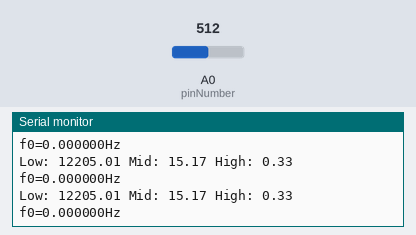
The sketch below on a simulated Arduino Uno, built with avr-gcc and run on an emulated ATmega328P. On the bench: the last lines printed to the serial monitor. Inputs (shaded band) come from the test bench; at power-on: A0 (pinNumber) = 512.

Above: at 1.2 s.
1.3 s: A0 (pinNumber) set to 716
At 2.0 s:
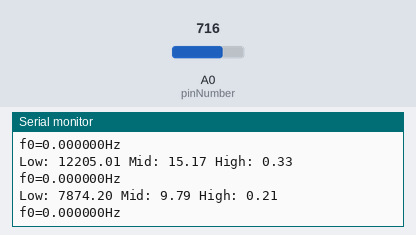
2.8 s: A0 (pinNumber) set to 900
At 3.5 s:
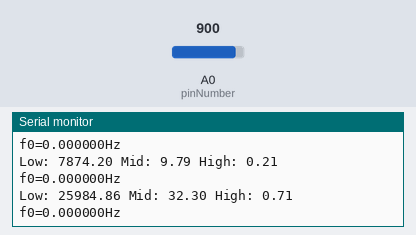
Timing chart, 0 to 5.8 s (numbered marks = the images above; inputs shaded):
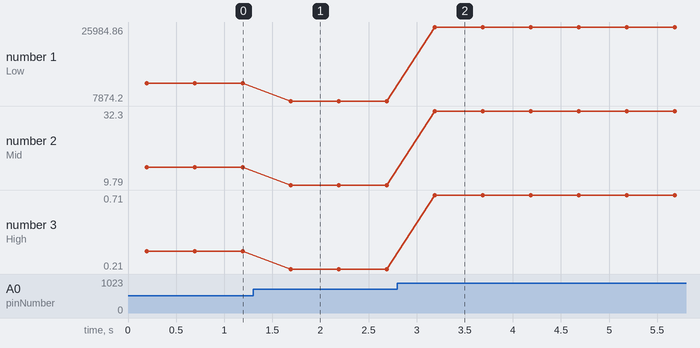

Measured:
- after the input at 1.3 s, the serial monitor: prints a new line after 0.39 s (image 1)
- after the input at 2.8 s, the serial monitor: prints a new line after 0.39 s (image 2)
- plotted number 1: 12205.01 → 7874.2 after the input at 1.3 s, 7874.2 → 25984.86 after the input at 2.8 s
- plotted number 2: 15.17 → 9.79 after the input at 1.3 s, 9.79 → 32.3 after the input at 2.8 s
- plotted number 3: 0.33 → 0.21 after the input at 1.3 s, 0.21 → 0.71 after the input at 2.8 s

The sketch:

spectrum_output.ino
```cpp
#include "arduinoFFT.h"

#define SCL_INDEX 0x00
#define SCL_TIME 0x01
#define SCL_FREQUENCY 0x02
#define SCL_PLOT 0x03
/*
These values can be changed in order to evaluate the functions
*/
const uint16_t samples = 128;
const uint16_t samplingFrequency = 10000;
const uint16_t amplitude = 1024;
const int pinNumber = A0;
const int mic_baseline = 636;

float vReal[samples];
float vImag[samples];

int low_thresh = 300;
int mid_thresh = 3000;
float low_amp;
float mid_amp;
float high_amp;

/* Create FFT object */
ArduinoFFT<float> FFT = ArduinoFFT<float>(vReal, vImag, samples, samplingFrequency);


void setup()
{
  Serial.begin(115200);
  while(!Serial);
  Serial.println("Ready");
}

void loop()
{
  /* Input raw data */
  for (uint16_t i = 0; i < samples; i++){
    int amp = analogRead(pinNumber) - mic_baseline;
    vReal[i] = amp;
    vImag[i] = 0.0; //Imaginary part must be zeroed in case of looping to avoid wrong calculations and overflows
  }
  FFT.windowing(FFTWindow::Hamming, FFTDirection::Forward);	/* Weigh data */
  FFT.compute(FFTDirection::Forward); /* Compute FFT */
  FFT.complexToMagnitude(); /* Compute magnitudes */
  PrintVector(vReal, (samples >> 1), SCL_FREQUENCY);
  float x = FFT.majorPeak();
  Serial.print("f0=");
  Serial.print(x, 6);
  Serial.println("Hz");

  // while(1); /* Run Once */
  delay(300); /* Repeat after delay */
}

void PrintVector(float *vData, uint16_t bufferSize, uint8_t scaleType){
  //reset amp vals
  low_amp = 0;
  mid_amp = 0;
  high_amp = 0;

  for (uint16_t i = 0; i < bufferSize; i++){
    double abscissa;
    /* Print abscissa value */
    switch (scaleType){
      case SCL_INDEX:
      abscissa = (i * 1.0);
      break;
      case SCL_TIME:
        abscissa = ((i * 1.0) / samplingFrequency);
      break;
      case SCL_FREQUENCY:
        abscissa = ((i * 1.0 * samplingFrequency) / samples);
      break;
    }

    float amp = vData[i];
    if(scaleType==SCL_FREQUENCY){
      if(abscissa <= low_thresh) low_amp += amp;
      else if(abscissa <= mid_thresh) mid_amp += amp;
      else high_amp += amp;
    }
  }
  Serial.print("Low: ");
  Serial.print(low_amp);
  Serial.print(" Mid: ");
  Serial.print(mid_amp);
  Serial.print(" High: ");
  Serial.print(high_amp);
  Serial.println();
}
```
